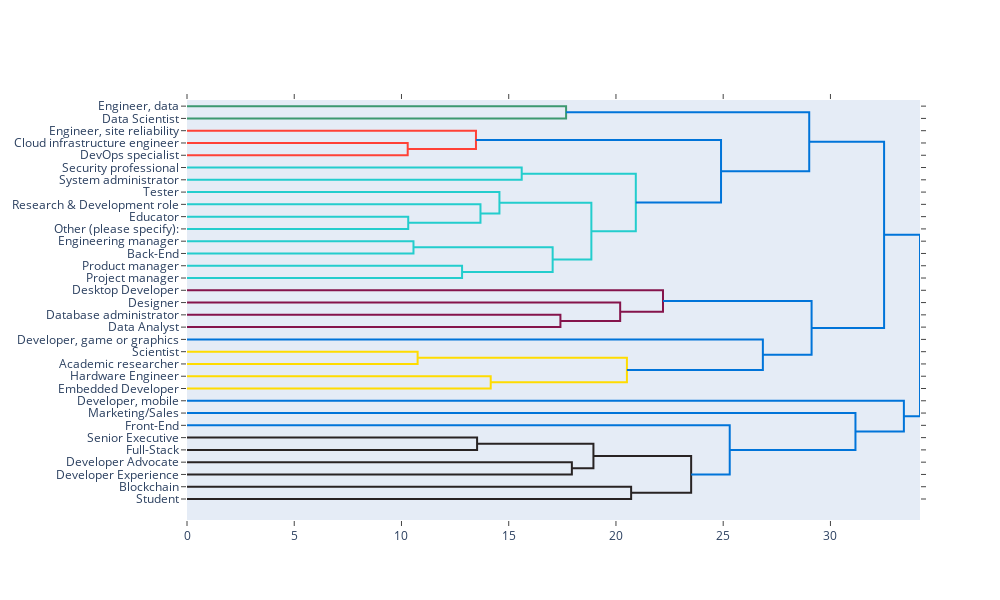

Source (notebook cell):
### Markdown cell above
<span style="color:#2929a3;font-size:20px;">Display Dendogram for this Data<span>

### Code cell
## Dict for replace long columns names
dict_Devtype = {'Senior Executive (C-Suite, VP, etc.)':'Senior Executive',
                'Developer, back-end':'Back-End',
                'Developer, front-end':'Front-End',
                'Developer, full-stack':'Full-Stack',
                'Developer, desktop or enterprise applications':'Desktop Developer',
                'Developer, QA or test':'Tester',
                'Data scientist or machine learning specialist':'Data Scientist',
                'Data or business analyst':'Data Analyst',
                'Developer, embedded applications or devices':'Embedded Developer',
                'Marketing or sales professional':'Marketing/Sales',  
}

short_labels = scaled_skills_jobs.index.to_series().replace(dict_Devtype).tolist()

import scipy.cluster.hierarchy as sch
import plotly.figure_factory as ff

fig_dendo = ff.create_dendrogram(scaled_skills_jobs, labels=short_labels, orientation='left')
fig_dendo.update_layout(width=1000, height=600)
fig_dendo.show()

### Figure 1 — Plotly figure (JSON) as saved in the notebook; plotly's stock layout.template omitted (floating-point values rounded to 4 significant figures)
{"data": [{"hoverinfo": "text", "marker": {"color": "rgb(61,153,112)"}, "mode": "lines", "type": "scatter", "x": [0, 17.67, 17.67, 0], "xaxis": "x", "y": [-5, -5, -15, -15], "yaxis": "y"}, {"hoverinfo": "text", "marker": {"color": "rgb(255,65,54)"}, "mode": "lines", "type": "scatter", "x": [0, 10.29, 10.29, 0], "xaxis": "x", "y": [-35, -35, -45, -45], "yaxis": "y"}, {"hoverinfo": "text", "marker": {"color": "rgb(255,65,54)"}, "mode": "lines", "type": "scatter", "x": [0, 13.47, 13.47, 10.29], "xaxis": "x", "y": [-25, -25, -40, -40], "yaxis": "y"}, {"hoverinfo": "text", "marker": {"color": "rgb(35,205,205)"}, "mode": "lines", "type": "scatter", "x": [0, 15.61, 15.61, 0], "xaxis": "x", "y": [-55, -55, -65, -65], "yaxis": "y"}, {"hoverinfo": "text", "marker": {"color": "rgb(35,205,205)"}, "mode": "lines", "type": "scatter", "x": [0, 10.31, 10.31, 0], "xaxis": "x", "y": [-95, -95, -105, -105], "yaxis": "y"}, {"hoverinfo": "text", "marker": {"color": "rgb(35,205,205)"}, "mode": "lines", "type": "scatter", "x": [0, 13.68, 13.68, 10.31], "xaxis": "x", "y": [-85, -85, -100, -100], "yaxis": "y"}, {"hoverinfo": "text", "marker": {"color": "rgb(35,205,205)"}, "mode": "lines", "type": "scatter", "x": [0, 14.57, 14.57, 13.68], "xaxis": "x", "y": [-75, -75, -92.5, -92.5], "yaxis": "y"}, {"hoverinfo": "text", "marker": {"color": "rgb(35,205,205)"}, "mode": "lines", "type": "scatter", "x": [0, 10.56, 10.56, 0], "xaxis": "x", "y": [-115, -115, -125, -125], "yaxis": "y"}, {"hoverinfo": "text", "marker": {"color": "rgb(35,205,205)"}, "mode": "lines", "type": "scatter", "x": [0, 12.82, 12.82, 0], "xaxis": "x", "y": [-135, -135, -145, -145], "yaxis": "y"}, {"hoverinfo": "text", "marker": {"color": "rgb(35,205,205)"}, "mode": "lines", "type": "scatter", "x": [10.56, 17.05, 17.05, 12.82], "xaxis": "x", "y": [-120, -120, -140, -140], "yaxis": "y"}, {"hoverinfo": "text", "marker": {"color": "rgb(35,205,205)"}, "mode": "lines", "type": "scatter", "x": [14.57, 18.85, 18.85, 17.05], "xaxis": "x", "y": [-83.75, -83.75, -130, -130], "yaxis": "y"}, {"hoverinfo": "text", "marker": {"color": "rgb(35,205,205)"}, "mode": "lines", "type": "scatter", "x": [15.61, 20.93, 20.93, 18.85], "xaxis": "x", "y": [-60, -60, -106.9, -106.9], "yaxis": "y"}, {"hoverinfo": "text", "marker": {"color": "rgb(0,116,217)"}, "mode": "lines", "type": "scatter", "x": [13.47, 24.9, 24.9, 20.93], "xaxis": "x", "y": [-32.5, -32.5, -83.44, -83.44], "yaxis": "y"}, {"hoverinfo": "text", "marker": {"color": "rgb(0,116,217)"}, "mode": "lines", "type": "scatter", "x": [17.67, 29.01, 29.01, 24.9], "xaxis": "x", "y": [-10, -10, -57.97, -57.97], "yaxis": "y"}, {"hoverinfo": "text", "marker": {"color": "rgb(133,20,75)"}, "mode": "lines", "type": "scatter", "x": [0, 17.41, 17.41, 0], "xaxis": "x", "y": [-175, -175, -185, -185], "yaxis": "y"}, {"hoverinfo": "text", "marker": {"color": "rgb(133,20,75)"}, "mode": "lines", "type": "scatter", "x": [0, 20.2, 20.2, 17.41], "xaxis": "x", "y": [-165, -165, -180, -180], "yaxis": "y"}, {"hoverinfo": "text", "marker": {"color": "rgb(133,20,75)"}, "mode": "lines", "type": "scatter", "x": [0, 22.19, 22.19, 20.2], "xaxis": "x", "y": [-155, -155, -172.5, -172.5], "yaxis": "y"}, {"hoverinfo": "text", "marker": {"color": "rgb(255,220,0)"}, "mode": "lines", "type": "scatter", "x": [0, 10.75, 10.75, 0], "xaxis": "x", "y": [-205, -205, -215, -215], "yaxis": "y"}, {"hoverinfo": "text", "marker": {"color": "rgb(255,220,0)"}, "mode": "lines", "type": "scatter", "x": [0, 14.16, 14.16, 0], "xaxis": "x", "y": [-225, -225, -235, -235], "yaxis": "y"}, {"hoverinfo": "text", "marker": {"color": "rgb(255,220,0)"}, "mode": "lines", "type": "scatter", "x": [10.75, 20.51, 20.51, 14.16], "xaxis": "x", "y": [-210, -210, -230, -230], "yaxis": "y"}, {"hoverinfo": "text", "marker": {"color": "rgb(0,116,217)"}, "mode": "lines", "type": "scatter", "x": [0, 26.85, 26.85, 20.51], "xaxis": "x", "y": [-195, -195, -220, -220], "yaxis": "y"}, {"hoverinfo": "text", "marker": {"color": "rgb(0,116,217)"}, "mode": "lines", "type": "scatter", "x": [22.19, 29.12, 29.12, 26.85], "xaxis": "x", "y": [-163.8, -163.8, -207.5, -207.5], "yaxis": "y"}, {"hoverinfo": "text", "marker": {"color": "rgb(0,116,217)"}, "mode": "lines", "type": "scatter", "x": [29.01, 32.5, 32.5, 29.12], "xaxis": "x", "y": [-33.98, -33.98, -185.6, -185.6], "yaxis": "y"}, {"hoverinfo": "text", "marker": {"color": "rgb(40,35,35)"}, "mode": "lines", "type": "scatter", "x": [0, 13.53, 13.53, 0], "xaxis": "x", "y": [-275, -275, -285, -285], "yaxis": "y"}, {"hoverinfo": "text", "marker": {"color": "rgb(40,35,35)"}, "mode": "lines", "type": "scatter", "x": [0, 17.94, 17.94, 0], "xaxis": "x", "y": [-295, -295, -305, -305], "yaxis": "y"}, {"hoverinfo": "text", "marker": {"color": "rgb(40,35,35)"}, "mode": "lines", "type": "scatter", "x": [13.53, 18.95, 18.95, 17.94], "xaxis": "x", "y": [-280, -280, -300, -300], "yaxis": "y"}, {"hoverinfo": "text", "marker": {"color": "rgb(40,35,35)"}, "mode": "lines", "type": "scatter", "x": [0, 20.71, 20.71, 0], "xaxis": "x", "y": [-315, -315, -325, -325], "yaxis": "y"}, {"hoverinfo": "text", "marker": {"color": "rgb(40,35,35)"}, "mode": "lines", "type": "scatter", "x": [18.95, 23.51, 23.51, 20.71], "xaxis": "x", "y": [-290, -290, -320, -320], "yaxis": "y"}, {"hoverinfo": "text", "marker": {"color": "rgb(0,116,217)"}, "mode": "lines", "type": "scatter", "x": [0, 25.3, 25.3, 23.51], "xaxis": "x", "y": [-265, -265, -305, -305], "yaxis": "y"}, {"hoverinfo": "text", "marker": {"color": "rgb(0,116,217)"}, "mode": "lines", "type": "scatter", "x": [0, 31.17, 31.17, 25.3], "xaxis": "x", "y": [-255, -255, -285, -285], "yaxis": "y"}, {"hoverinfo": "text", "marker": {"color": "rgb(0,116,217)"}, "mode": "lines", "type": "scatter", "x": [0, 33.42, 33.42, 31.17], "xaxis": "x", "y": [-245, -245, -270, -270], "yaxis": "y"}, {"hoverinfo": "text", "marker": {"color": "rgb(0,116,217)"}, "mode": "lines", "type": "scatter", "x": [32.5, 34.18, 34.18, 33.42], "xaxis": "x", "y": [-109.8, -109.8, -257.5, -257.5], "yaxis": "y"}], "layout": {"autosize": false, "height": 600, "hovermode": "closest", "showlegend": false, "width": 1000, "xaxis": {"mirror": "allticks", "rangemode": "tozero", "showgrid": false, "showline": true, "showticklabels": true, "ticks": "outside", "type": "linear", "zeroline": false}, "yaxis": {"mirror": "allticks", "rangemode": "tozero", "showgrid": false, "showline": true, "showticklabels": true, "tickmode": "array", "ticks": "outside", "ticktext": ["Engineer, data", "Data Scientist", "Engineer, site reliability", "Cloud infrastructure engineer", "DevOps specialist", "Security professional", "System administrator", "Tester", "Research & Development role", "Educator", "Other (please specify):", "Engineering manager", "Back-End", "Product manager", "Project manager", "Desktop Developer", "Designer", "Database administrator", "Data Analyst", "Developer, game or graphics", "Scientist", "Academic researcher", "Hardware Engineer", "Embedded Developer", "Developer, mobile", "Marketing/Sales", "Front-End", "Senior Executive", "Full-Stack", "Developer Advocate", "Developer Experience", "Blockchain", "Student"], "tickvals": [-5, -15, -25, -35, -45, -55, -65, -75, -85, -95, -105, -115, -125, -135, -145, -155, -165, -175, -185, -195, -205, -215, -225, -235, -245, -255, -265, -275, -285, -295, -305, -315, -325], "type": "linear", "zeroline": false}}}
